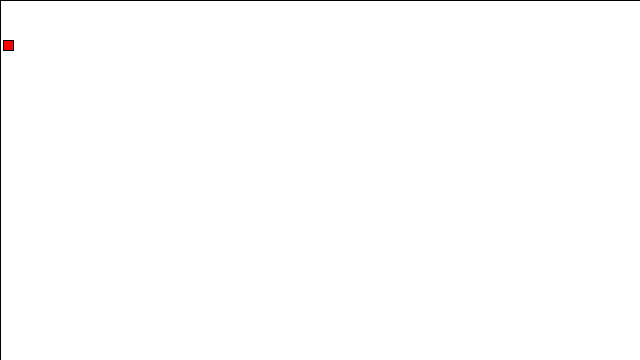
Frame 1 (no input)
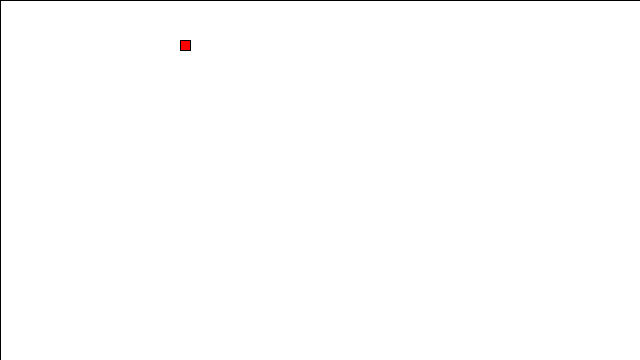
Frame 60 (the mouse pressed at the canvas centre just before this capture)
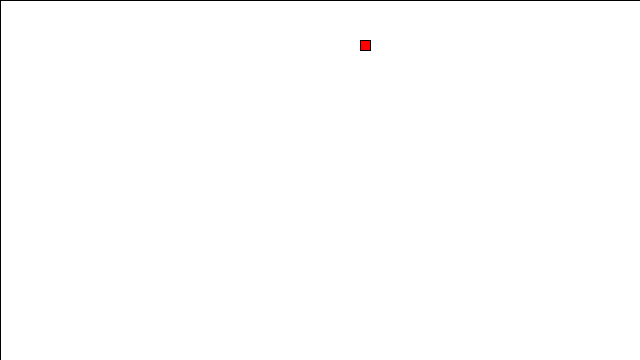
Frame 120 (the mouse held since frame 60 and released just before this capture)

The Processing sketch that drew these frames (run headless with seeded random() and noise(); from frame 60 on, the mouse is pressed at the canvas centre):

// Processing sketch: tetris
// ── tetris.pde


// DEFINE IN MEMORY
Block whiteBlock; 




//IMPLEMENT OBJECTS
void setup () {
  size (640, 360);
  background (102);
  whiteBlock = new Block(3);
}


//DRAW IN CANVAS
void draw() {
  fill(255);
  rect(0,0,640,360);
  whiteBlock.paint();
  whiteBlock.moveRight();
}


class Block {
  float xPos, yPos, blockWidth, blockHeight;
  boolean hitRightSide = false;
  Block(int placement) {
    this.xPos = placement;
    this.yPos = 40;
    this.blockHeight = 10;
    this.blockWidth = this.blockHeight;
  }
  
  void moveRight() {
      this.xPos+=3;
  }
  
  void paint() {
    fill(#ff0000); //red
    rect(this.xPos,this.yPos,this.blockWidth,this.blockHeight);
  }
}
